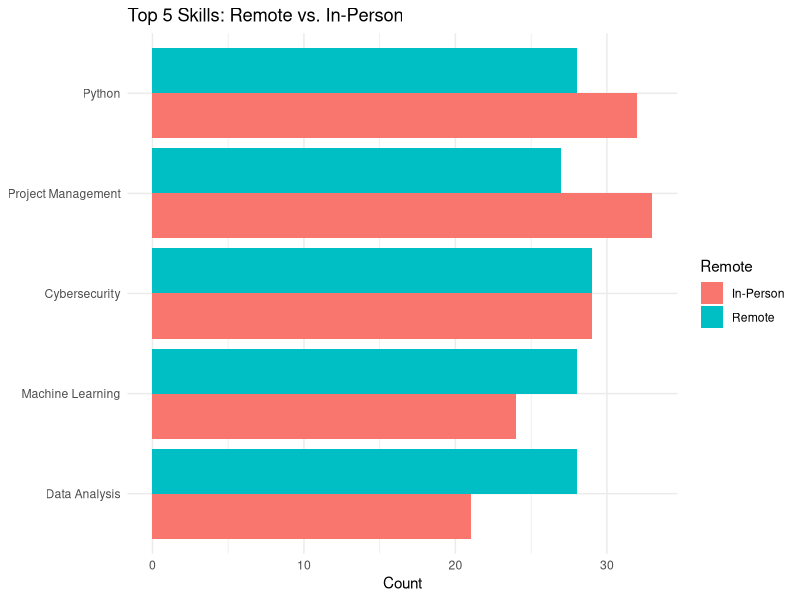
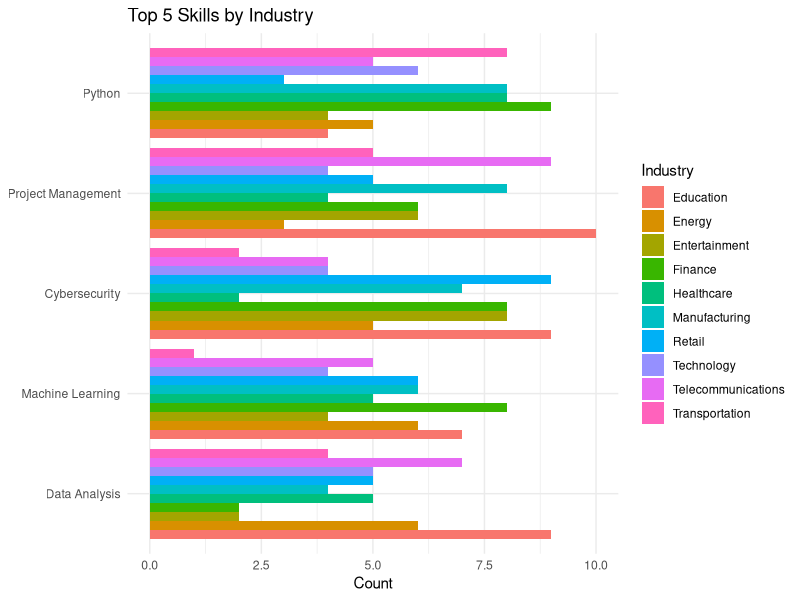
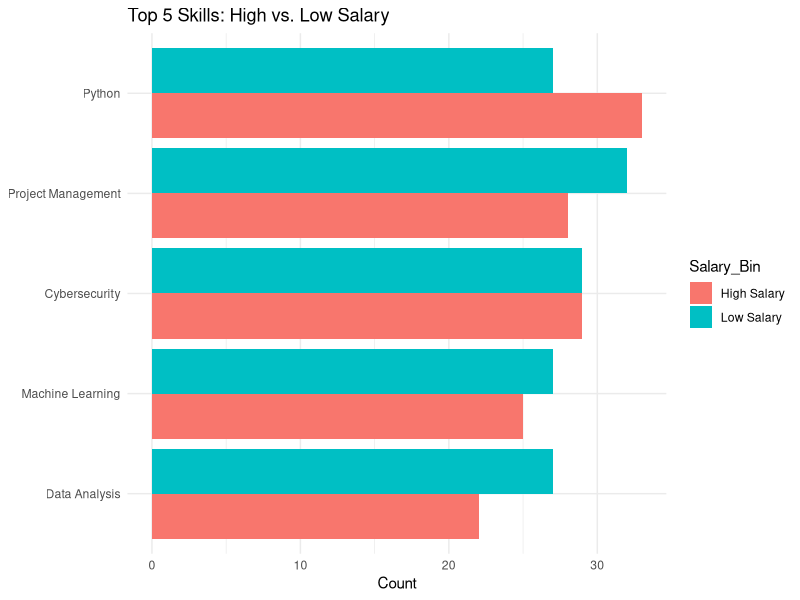

Write the R code that produced these figures, in order.
## ---- chunk 1
library(tidyverse)

df <- read_csv("ai_job_market_insights.csv")

# Clean, split skills, and create flags
ro3_data <- df %>%
  filter(!is.na(Required_Skills), !is.na(Remote_Friendly), !is.na(Industry), !is.na(Salary_USD)) %>%
  separate_rows(Required_Skills, sep = ",\\s*") %>%
  mutate(
    Remote     = if_else(Remote_Friendly == "Yes", "Remote", "In-Person"),
    Salary_Bin = if_else(Salary_USD > median(Salary_USD, na.rm = TRUE), "High Salary", "Low Salary")
  )

# Select top 5 most common skills overall
top5_skills <- ro3_data %>%
  count(Required_Skills, name = "Total") %>%
  arrange(desc(Total)) %>%
  slice_head(n = 5) %>%
  pull(Required_Skills)

# Subset to top 5
ro3_top5 <- filter(ro3_data, Required_Skills %in% top5_skills)

# Summary tables
remote_counts   <- ro3_top5 %>% count(Required_Skills, Remote,   name = "Count")
industry_counts <- ro3_top5 %>% count(Required_Skills, Industry, name = "Count")
salary_counts   <- ro3_top5 %>% count(Required_Skills, Salary_Bin, name = "Count")
## ---- chunk 2
ggplot(remote_counts, aes(x = reorder(Required_Skills, Count), y = Count, fill = Remote)) +
  geom_col(position = "dodge") + coord_flip() +
  labs(title = "Top 5 Skills: Remote vs. In-Person", x = NULL, y = "Count") +
  theme_minimal()
## ---- chunk 3
ggplot(industry_counts, aes(x = reorder(Required_Skills, Count), y = Count, fill = Industry)) +
  geom_col(position = "dodge") + coord_flip() +
  labs(title = "Top 5 Skills by Industry", x = NULL, y = "Count") +
  theme_minimal()
## ---- chunk 4
ggplot(salary_counts, aes(x = reorder(Required_Skills, Count), y = Count, fill = Salary_Bin)) +
  geom_col(position = "dodge") + coord_flip() +
  labs(title = "Top 5 Skills: High vs. Low Salary", x = NULL, y = "Count") +
  theme_minimal()
